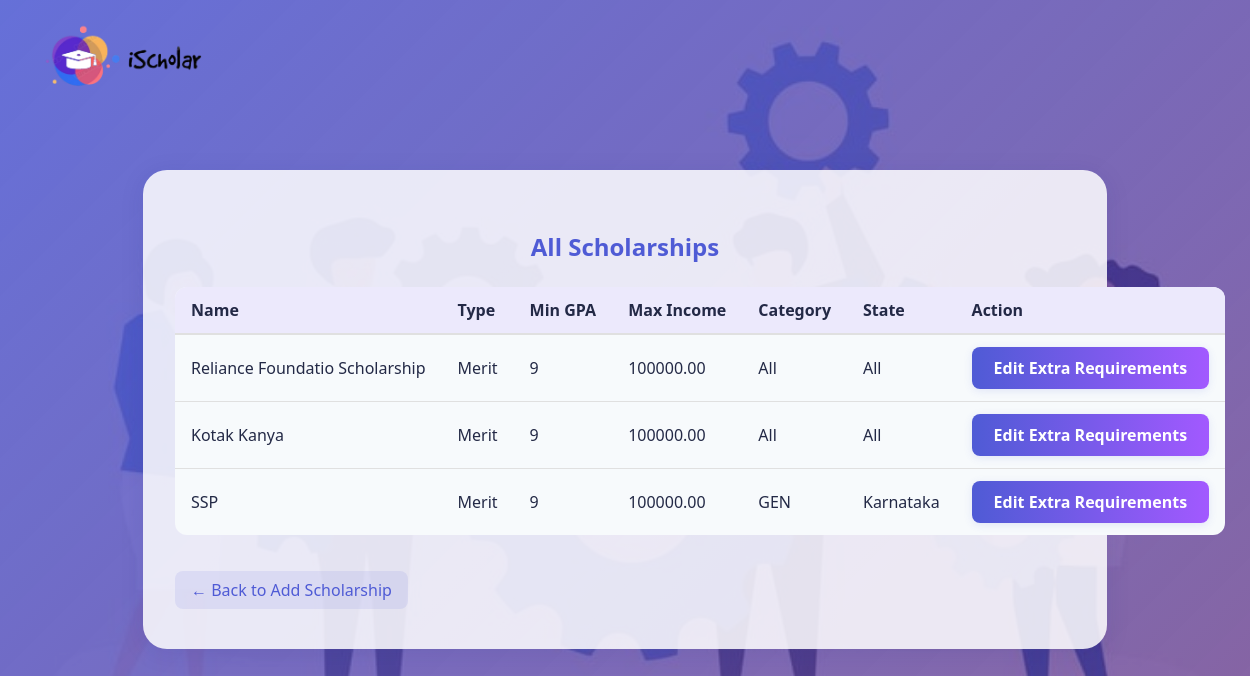
The page /admin/view_scholarships.php (signed in) on the database its author committed.
### tables this page shows
CREATE TABLE `scholarships` (
  `scholarship_id` int(11) NOT NULL,
  `name` varchar(100) DEFAULT NULL,
  `type` varchar(50) DEFAULT NULL,
  `min_gpa` float DEFAULT NULL,
  `max_income` decimal(10,2) DEFAULT NULL,
  `category` varchar(20) DEFAULT NULL,
  `caste` varchar(50) DEFAULT NULL,
  `state` varchar(50) DEFAULT NULL,
  `last_date` date DEFAULT NULL,
  `description` text DEFAULT NULL
);

### admin/view_scholarships.php (the view, shortened to what this page needs)
<?php
include '../db.php';
$scholarships = $conn->query("SELECT * FROM scholarships ORDER BY scholarship_id DESC");
?>
<!DOCTYPE html>
<html lang="en">
<head>
</head>
<body>
    <header class="main-header">
        <a href="../index.html" class="header-title" style="text-decoration:none;color:inherit;"><img src="../assets/b5.png" alt="iScholar Logo" style="height:72px;vertical-align:middle;border-radius:12px;"></a>
    </header>
    <div class="card">
        <h2>All Scholarships</h2>
        <table>
            <tr>
                <th>Name</th>
                <th>Type</th>
                <th>Min GPA</th>
                <th>Max Income</th>
                <th>Category</th>
                <th>State</th>
                <th>Action</th>
            </tr>
            <?php while ($row = $scholarships->fetch_assoc()) { ?>
                <tr>
                    <td><?= htmlspecialchars($row['name']) ?></td>
                    <td><?= htmlspecialchars($row['type']) ?></td>
                    <td><?= htmlspecialchars($row['min_gpa']) ?></td>
                    <td><?= htmlspecialchars($row['max_income']) ?></td>
                    <td><?= htmlspecialchars($row['category']) ?></td>
                    <td><?= htmlspecialchars($row['state']) ?></td>
                    <td><a href="add_requirements.php?scholarship_id=<?= $row['scholarship_id'] ?>" class="edit-btn">Edit Extra Requirements</a></td>
                </tr>
            <?php } ?>
        </table>
        <a class="back-link" href="add_scholarship.php">&larr; Back to Add Scholarship</a>
    </div>
</body>
</html>

### admin/view_scholarships.php (style rules this page uses)
body { background: linear-gradient(135deg, rgba(79,91,213,0.85) 0%, rgba(95,44,130,0.7) 100%), url('../assets/b4.jpg') no-repeat center center fixed; background-size: cover; font-family: 'Segoe UI', Tahoma, Geneva, Verdana, sans-serif; margin: 0; padding: 0; min-height: 100vh; }
.main-header { width: 100%; background: transparent; color: #fff; padding: 22px 0 16px 40px; text-align: left; font-size: 2rem; font-weight: 700; letter-spacing: 1px; position: relative; display: flex; align-items: center; justify-content: space-between; z-index: 200; flex-shrink: 0; }
.card { max-width: 900px; margin: 60px auto; background: rgba(255,255,255,0.85); border-radius: 24px; box-shadow: 0 4px 24px 0 rgba(31, 38, 135, 0.10); padding: 40px 32px; position: relative; }
h2 { text-align: center; color: #4f5bd5; margin-bottom: 24px; }
table { width: 100%; border-collapse: collapse; margin-bottom: 18px; background: #f7fafc; border-radius: 12px; overflow: hidden; }
th, td { padding: 12px 16px; text-align: left; white-space: nowrap; }
th { background: #ece9fc; color: #232946; font-weight: 700; border-bottom: 2px solid #e0e0e0; }
td { color: #232946; border-bottom: 1px solid #e0e0e0; }
tr:last-child td { border-bottom: none; }
.edit-btn { background: linear-gradient(90deg, #4f5bd5 0%, #a259ff 100%); color: #fff; font-weight: bold; border: none; border-radius: 8px; padding: 10px 22px; text-decoration: none; font-size: 1rem; box-shadow: 0 2px 8px rgba(79, 91, 213, 0.13); transition: all 0.3s ease; display: inline-block; }
.back-link { color: #4f5bd5; text-decoration: none; font-weight: 500; margin-top: 18px; display: inline-block; transition: all 0.3s ease; padding: 8px 16px; border-radius: 8px; background: rgba(79, 91, 213, 0.1); }

### rows shown on the page
scholarships: name "Reliance Foundatio Scholarship", type "Merit", min_gpa "9", max_income "100000.00", category "All", state "All"
scholarships: name "Kotak Kanya", type "Merit", min_gpa "9", max_income "100000.00", category "All", state "All"
scholarships: name "SSP", type "Merit", min_gpa "9", max_income "100000.00", category "GEN", state "Karnataka"
